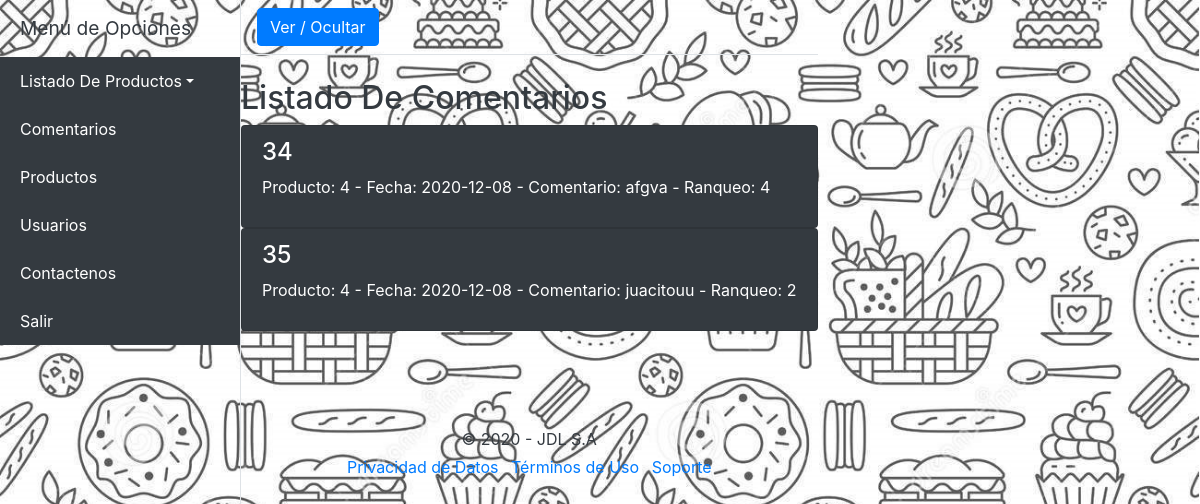
/listados/comentarios.php?id_producto=4, run on the app's committed database.
### tables this page shows
CREATE TABLE `comentarios` (
  `id_comentario` int(8) NOT NULL,
  `producto_comentario` int(8) DEFAULT NULL,
  `fecha_comentario` date DEFAULT NULL,
  `comentario_comentario` varchar(200) DEFAULT NULL,
  `ranqueo_comentario` int(1) DEFAULT NULL,
  `activo_comentario` int(1) DEFAULT NULL
);

### mlibs/bodylpc.php (the view, shortened to what this page needs)
<div class="d-flex" id="wrapper">
  <div class="bg-black border-right" id="sidebar-wrapper">
    <div class="sidebar-heading bg-black text-dark">Menú de Opciones</div>
      <div class="list-group list-group-flush">
      <a href="#pageSubmenu" data-toggle="collapse" aria-expanded="false" class="list-group-item list-group-item-action dropdown-toggle bg-dark text-white">Listado De Productos</a>
        <a href="../comentarios/" class="list-group-item list-group-item-action bg-dark text-white">Comentarios</a>
        <a href="../productos/" class="list-group-item list-group-item-action bg-dark text-white">Productos</a>
        <a href="../usuarios/" class="list-group-item list-group-item-action bg-dark text-white">Usuarios</a>
        <a href="../contacto/" class="list-group-item list-group-item-action bg-dark text-white">Contactenos</a>
        <a href="../" class="list-group-item list-group-item-action bg-dark text-white">Salir</a>
      </div>
    </div>
  <div id="page-content-wrapper align-self-center" >
    <nav class="navbar navbar-expand-lg navbar-light bg-black border-bottom">
      <button class="btn btn-primary" id="menu-toggle">Ver / Ocultar</button>
    </nav>
    <div class="mt-4 align-self-center text-left">
      <div class="mt-4 text-dark">
        <h2 class="mt-4">Listado De Comentarios</h2>
      </div>
      <?php
      	$long = count($comentarios);
      	for($i=0; $i< $long; $i++){
      ?>
	    <div class="list-group">
        <a
			   	class="list-group-item bg-dark text-white">
			  	<h4 class="list-group-item-heading"> <?php echo $comentarios[$i]['id_comentario'] ."";?> </h4>
          <p class="list-group-item-text"><?php 		echo "Producto: " . $comentarios[$i]['producto_comentario'] ." - Fecha: ";
                            echo $comentarios[$i]['fecha_comentario'] ." - Comentario: ";
                            echo $comentarios[$i]['comentario_comentario'] ." - Ranqueo: ";
                            echo $comentarios[$i]['ranqueo_comentario'] ."";
                                                  ?>
          </p>
			  </a>
      </div>
	    <?php  } ?>
    </div>
    <?php
      include "footer.php"
    ?>
  </div>
</div>

### libs/css/simple-sidebar.css (style rules this page uses)
body { overflow-x: hidden; }
#sidebar-wrapper { min-height: 100vh; margin-left: -15rem; -webkit-transition: margin .25s ease-out; -moz-transition: margin .25s ease-out; -o-transition: margin .25s ease-out; transition: margin .25s ease-out; }
#sidebar-wrapper .sidebar-heading { padding: 0.875rem 1.25rem; font-size: 1.2rem; }
#sidebar-wrapper .list-group { width: 15rem; }
@media (min-width: 768px) { #sidebar-wrapper { margin-left: 0; } }

### data on the page
comentarios: id_comentario "34", producto_comentario "4", fecha_comentario "2020-12-08", comentario_comentario "afgva", ranqueo_comentario "4"
comentarios: id_comentario "35", producto_comentario "4", fecha_comentario "2020-12-08", comentario_comentario "juacitouu", ranqueo_comentario "2"
